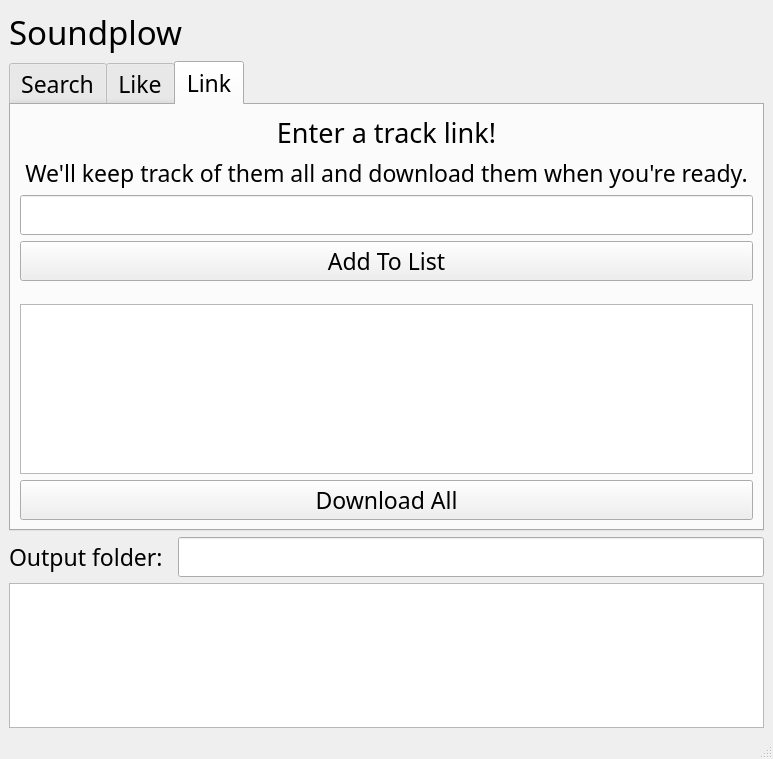
<?xml version="1.0" encoding="UTF-8"?>
<ui version="4.0">
 <class>Soundplow</class>
 <widget class="QMainWindow" name="Soundplow">
  <property name="geometry">
   <rect>
    <x>0</x>
    <y>0</y>
    <width>773</width>
    <height>759</height>
   </rect>
  </property>
  <property name="windowTitle">
   <string>Soundplow</string>
  </property>
  <property name="toolButtonStyle">
   <enum>Qt::ToolButtonIconOnly</enum>
  </property>
  <property name="tabShape">
   <enum>QTabWidget::Rounded</enum>
  </property>
  <widget class="QWidget" name="centralwidget">
   <layout class="QVBoxLayout" name="verticalLayout_4">
    <item>
     <widget class="QLabel" name="title">
      <property name="font">
       <font>
        <family>Nirmala UI Semilight</family>
        <pointsize>25</pointsize>
       </font>
      </property>
      <property name="text">
       <string>Soundplow</string>
      </property>
     </widget>
    </item>
    <item>
     <widget class="QTabWidget" name="tabs">
      <property name="font">
       <font>
        <family>Nirmala UI Semilight</family>
        <pointsize>17</pointsize>
       </font>
      </property>
      <property name="currentIndex">
       <number>2</number>
      </property>
      <property name="usesScrollButtons">
       <bool>true</bool>
      </property>
      <property name="tabsClosable">
       <bool>false</bool>
      </property>
      <property name="movable">
       <bool>true</bool>
      </property>
      <widget class="QWidget" name="tab_search">
       <property name="toolTip">
        <string/>
       </property>
       <property name="toolTipDuration">
        <number>-1</number>
       </property>
       <attribute name="title">
        <string>Search</string>
       </attribute>
       <layout class="QGridLayout" name="gridLayout_2">
        <item row="0" column="0">
         <layout class="QVBoxLayout" name="verticalLayout">
          <property name="spacing">
           <number>6</number>
          </property>
          <item>
           <widget class="QLabel" name="label_2">
            <property name="font">
             <font>
              <pointsize>20</pointsize>
             </font>
            </property>
            <property name="text">
             <string>Search for any song!</string>
            </property>
            <property name="alignment">
             <set>Qt::AlignBottom|Qt::AlignHCenter</set>
            </property>
           </widget>
          </item>
          <item>
           <widget class="QLabel" name="label_3">
            <property name="font">
             <font>
              <pointsize>17</pointsize>
             </font>
            </property>
            <property name="text">
             <string>Suggested Format: [artist] - [song title]</string>
            </property>
            <property name="alignment">
             <set>Qt::AlignHCenter|Qt::AlignTop</set>
            </property>
           </widget>
          </item>
          <item>
           <widget class="QLineEdit" name="textbox_search">
            <property name="toolTip">
             <string>The same thing as searching on the Soundcloud website!</string>
            </property>
           </widget>
          </item>
          <item>
           <widget class="QPushButton" name="button_search">
            <property name="toolTip">
             <string>Pressing this will display a dialog with the top 5 search results.</string>
            </property>
            <property name="text">
             <string>Search</string>
            </property>
           </widget>
          </item>
          <item>
           <spacer name="verticalSpacer">
            <property name="orientation">
             <enum>Qt::Vertical</enum>
            </property>
            <property name="sizeType">
             <enum>QSizePolicy::Expanding</enum>
            </property>
            <property name="sizeHint" stdset="0">
             <size>
              <width>20</width>
              <height>40</height>
             </size>
            </property>
           </spacer>
          </item>
         </layout>
        </item>
       </layout>
      </widget>
      <widget class="QWidget" name="tab_like">
       <attribute name="title">
        <string>Like</string>
       </attribute>
       <layout class="QGridLayout" name="gridLayout_3">
        <item row="0" column="0">
         <layout class="QVBoxLayout" name="verticalLayout_2">
          <item>
           <widget class="QLabel" name="label_5">
            <property name="font">
             <font>
              <family>Nirmala UI Semilight</family>
              <pointsize>20</pointsize>
             </font>
            </property>
            <property name="text">
             <string>Enter your Soundcloud username!</string>
            </property>
            <property name="alignment">
             <set>Qt::AlignBottom|Qt::AlignHCenter</set>
            </property>
           </widget>
          </item>
          <item>
           <widget class="QLabel" name="label_4">
            <property name="font">
             <font>
              <family>Nirmala UI Semilight</family>
              <pointsize>17</pointsize>
             </font>
            </property>
            <property name="text">
             <string>Whenever you like a song, we'll download it for you instantly.</string>
            </property>
            <property name="alignment">
             <set>Qt::AlignHCenter|Qt::AlignTop</set>
            </property>
           </widget>
          </item>
          <item>
           <widget class="QLineEdit" name="textbox_like">
            <property name="font">
             <font>
              <family>Nirmala UI Semilight</family>
              <pointsize>17</pointsize>
             </font>
            </property>
            <property name="toolTip">
             <string>The Soundcloud username we will monitor for new liked songs.</string>
            </property>
            <property name="statusTip">
             <string/>
            </property>
           </widget>
          </item>
          <item>
           <widget class="QPushButton" name="button_like">
            <property name="toolTip">
             <string>Click to toggle listening for likes.</string>
            </property>
            <property name="text">
             <string>Start Listening</string>
            </property>
           </widget>
          </item>
          <item>
           <spacer name="verticalSpacer_2">
            <property name="font">
             <font>
              <family>Nirmala UI Semilight</family>
              <pointsize>17</pointsize>
             </font>
            </property>
            <property name="orientation">
             <enum>Qt::Vertical</enum>
            </property>
            <property name="sizeType">
             <enum>QSizePolicy::Expanding</enum>
            </property>
            <property name="sizeHint" stdset="0">
             <size>
              <width>20</width>
              <height>40</height>
             </size>
            </property>
           </spacer>
          </item>
         </layout>
        </item>
       </layout>
      </widget>
      <widget class="QWidget" name="tab_link">
       <attribute name="title">
        <string>Link</string>
       </attribute>
       <layout class="QGridLayout" name="gridLayout_4">
        <item row="0" column="0">
         <layout class="QVBoxLayout" name="verticalLayout_3">
          <item>
           <widget class="QLabel" name="label_7">
            <property name="font">
             <font>
              <family>Nirmala UI Semilight</family>
              <pointsize>20</pointsize>
             </font>
            </property>
            <property name="text">
             <string>Enter a track link!</string>
            </property>
            <property name="alignment">
             <set>Qt::AlignBottom|Qt::AlignHCenter</set>
            </property>
           </widget>
          </item>
          <item>
           <widget class="QLabel" name="label_8">
            <property name="font">
             <font>
              <family>Nirmala UI Semilight</family>
              <pointsize>17</pointsize>
             </font>
            </property>
            <property name="text">
             <string>We'll keep track of them all and download them when you're ready.</string>
            </property>
            <property name="alignment">
             <set>Qt::AlignHCenter|Qt::AlignTop</set>
            </property>
           </widget>
          </item>
          <item>
           <widget class="QLineEdit" name="textbox_link">
            <property name="font">
             <font>
              <family>Nirmala UI Semilight</family>
              <pointsize>17</pointsize>
             </font>
            </property>
            <property name="toolTip">
             <string>Enter a Soundcloud track link and then press &quot;Add To List&quot; below!</string>
            </property>
           </widget>
          </item>
          <item>
           <widget class="QPushButton" name="button_link">
            <property name="toolTip">
             <string>Click to add to the list of tracks below.</string>
            </property>
            <property name="text">
             <string>Add To List</string>
            </property>
           </widget>
          </item>
          <item>
           <spacer name="verticalSpacer_3">
            <property name="font">
             <font>
              <family>Nirmala UI Semilight</family>
              <pointsize>17</pointsize>
             </font>
            </property>
            <property name="orientation">
             <enum>Qt::Vertical</enum>
            </property>
            <property name="sizeType">
             <enum>QSizePolicy::Expanding</enum>
            </property>
            <property name="sizeHint" stdset="0">
             <size>
              <width>20</width>
              <height>40</height>
             </size>
            </property>
           </spacer>
          </item>
          <item>
           <widget class="QListWidget" name="track_list">
            <property name="toolTip">
             <string>These are all the tracks that have been entered so far and that will be downloaded if the button below is clicked.</string>
            </property>
            <property name="statusTip">
             <string>Press the Delete key to remove the currently selected track from the list.</string>
            </property>
           </widget>
          </item>
          <item>
           <widget class="QPushButton" name="button_download_all">
            <property name="toolTip">
             <string>Click to download all the tracks added to the list above.</string>
            </property>
            <property name="text">
             <string>Download All</string>
            </property>
           </widget>
          </item>
         </layout>
        </item>
       </layout>
      </widget>
     </widget>
    </item>
    <item>
     <layout class="QHBoxLayout" name="horizontalLayout">
      <property name="spacing">
       <number>15</number>
      </property>
      <item>
       <widget class="QLabel" name="label_6">
        <property name="font">
         <font>
          <family>Nirmala UI Semilight</family>
          <pointsize>17</pointsize>
         </font>
        </property>
        <property name="text">
         <string>Output folder:</string>
        </property>
       </widget>
      </item>
      <item>
       <widget class="QLineEdit" name="textbox_output">
        <property name="font">
         <font>
          <family>Nirmala UI Semilight</family>
          <pointsize>17</pointsize>
         </font>
        </property>
        <property name="toolTip">
         <string>The folder where downloaded songs will output to.</string>
        </property>
       </widget>
      </item>
     </layout>
    </item>
    <item>
     <widget class="QTextEdit" name="log">
      <property name="font">
       <font>
        <family>Nirmala UI Semilight</family>
        <pointsize>10</pointsize>
       </font>
      </property>
      <property name="toolTip">
       <string>A console log to see any progress updates, warnings, or errors that occur.</string>
      </property>
      <property name="readOnly">
       <bool>true</bool>
      </property>
     </widget>
    </item>
   </layout>
  </widget>
  <widget class="QStatusBar" name="statusbar"/>
 </widget>
 <resources/>
 <connections>
  <connection>
   <sender>textbox_search</sender>
   <signal>returnPressed()</signal>
   <receiver>button_search</receiver>
   <slot>click()</slot>
   <hints>
    <hint type="sourcelabel">
     <x>385</x>
     <y>208</y>
    </hint>
    <hint type="destinationlabel">
     <x>385</x>
     <y>252</y>
    </hint>
   </hints>
  </connection>
  <connection>
   <sender>textbox_like</sender>
   <signal>returnPressed()</signal>
   <receiver>button_like</receiver>
   <slot>click()</slot>
   <hints>
    <hint type="sourcelabel">
     <x>385</x>
     <y>208</y>
    </hint>
    <hint type="destinationlabel">
     <x>385</x>
     <y>252</y>
    </hint>
   </hints>
  </connection>
  <connection>
   <sender>textbox_link</sender>
   <signal>returnPressed()</signal>
   <receiver>button_link</receiver>
   <slot>click()</slot>
   <hints>
    <hint type="sourcelabel">
     <x>385</x>
     <y>208</y>
    </hint>
    <hint type="destinationlabel">
     <x>385</x>
     <y>252</y>
    </hint>
   </hints>
  </connection>
 </connections>
</ui>
